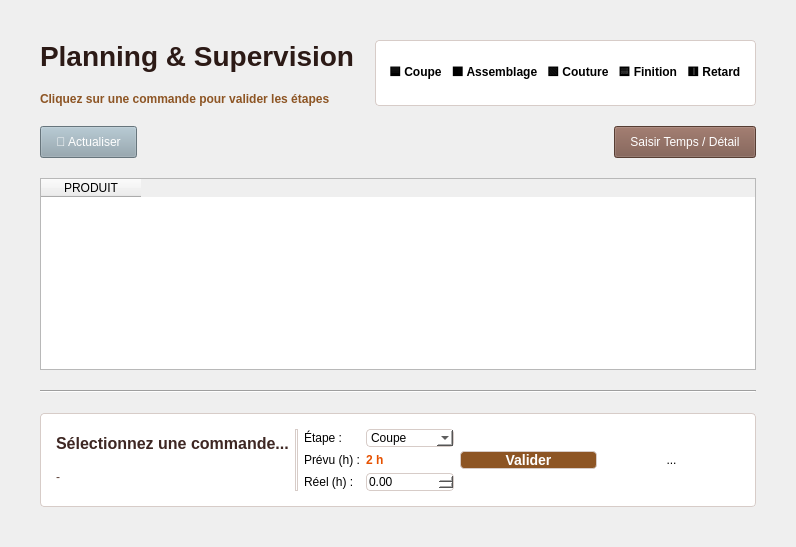
      <widget class="QWidget" name="page_fab_list">
       <layout class="QVBoxLayout" name="vl_f">
        <property name="spacing">
         <number>20</number>
        </property>
        <property name="leftMargin">
         <number>40</number>
        </property>
        <property name="topMargin">
         <number>40</number>
        </property>
        <property name="rightMargin">
         <number>40</number>
        </property>
        <property name="bottomMargin">
         <number>40</number>
        </property>
        <item>
         <layout class="QHBoxLayout" name="hl_f_top">
          <item>
           <layout class="QVBoxLayout" name="vl_titre_f">
            <item>
             <widget class="QLabel" name="l_tf">
              <property name="styleSheet">
               <string>font-size: 28px; font-weight: bold; color:#2c1a16;</string>
              </property>
              <property name="text">
               <string>Planning &amp; Supervision</string>
              </property>
             </widget>
            </item>
            <item>
             <widget class="QLabel" name="l_sub_f">
              <property name="styleSheet">
               <string>color: #8d5524; font-weight: 600;</string>
              </property>
              <property name="text">
               <string>Cliquez sur une commande pour valider les étapes</string>
              </property>
             </widget>
            </item>
           </layout>
          </item>
          <item>
           <spacer name="hs_f1">
            <property name="orientation">
             <enum>Qt::Orientation::Horizontal</enum>
            </property>
            <property name="sizeHint" stdset="0">
             <size>
              <width>0</width>
              <height>0</height>
             </size>
            </property>
           </spacer>
          </item>
          <item>
           <widget class="QLabel" name="l_legende_colors">
            <property name="styleSheet">
             <string>font-weight: bold; background: white; padding: 10px; border: 1px solid #d7ccc8; border-radius: 4px;</string>
            </property>
            <property name="text">
             <string>🟦 Coupe   🟧 Assemblage   🟩 Couture   🟨 Finition   🟥 Retard</string>
            </property>
           </widget>
          </item>
         </layout>
        </item>
        <item>
         <layout class="QHBoxLayout" name="hl_tools_timeline">
          <item>
           <widget class="QPushButton" name="btn_refresh_timeline">
            <property name="styleSheet">
             <string>background-color: #90a4ae; color: white; padding: 8px 15px;</string>
            </property>
            <property name="text">
             <string>🔄 Actualiser</string>
            </property>
           </widget>
          </item>
          <item>
           <spacer name="hs_f2">
            <property name="orientation">
             <enum>Qt::Orientation::Horizontal</enum>
            </property>
            <property name="sizeHint" stdset="0">
             <size>
              <width>0</width>
              <height>0</height>
             </size>
            </property>
           </spacer>
          </item>
          <item>
           <widget class="QPushButton" name="btn_saisie_detail">
            <property name="styleSheet">
             <string>background-color: #795548; color: white; padding: 8px 15px;</string>
            </property>
            <property name="text">
             <string>Saisir Temps / Détail</string>
            </property>
           </widget>
          </item>
         </layout>
        </item>
        <item>
         <widget class="QTableWidget" name="tableTimeline">
          <attribute name="verticalHeaderVisible">
           <bool>false</bool>
          </attribute>
          <column>
           <property name="text">
            <string>PRODUIT</string>
           </property>
          </column>
         </widget>
        </item>
        <item>
         <widget class="Line" name="line_sep_fab">
          <property name="styleSheet">
           <string>color: #d7ccc8;</string>
          </property>
          <property name="orientation">
           <enum>Qt::Orientation::Horizontal</enum>
          </property>
         </widget>
        </item>
        <item>
         <widget class="QFrame" name="frame_supervision">
          <property name="styleSheet">
           <string>background-color: #fff; border: 1px solid #d7ccc8; border-radius: 4px;</string>
          </property>
          <layout class="QHBoxLayout" name="hl_sup">
           <property name="margin" stdset="0">
            <number>15</number>
           </property>
           <item>
            <layout class="QVBoxLayout" name="vl_sup_info">
             <item>
              <widget class="QLabel" name="lbl_sel_cmd_title">
               <property name="styleSheet">
                <string>font-size: 16px; font-weight: bold; color: #3e2723; border:none;</string>
               </property>
               <property name="text">
                <string>Sélectionnez une commande...</string>
               </property>
              </widget>
             </item>
             <item>
              <widget class="QLabel" name="lbl_sel_cmd">
               <property name="styleSheet">
                <string>color: #5d4037; border:none;</string>
               </property>
               <property name="text">
                <string>-</string>
               </property>
              </widget>
             </item>
            </layout>
           </item>
           <item>
            <widget class="Line" name="line_sup">
             <property name="orientation">
              <enum>Qt::Orientation::Vertical</enum>
             </property>
            </widget>
           </item>
           <item>
            <layout class="QFormLayout" name="fl_sup_saisie">
             <item row="0" column="0">
              <widget class="QLabel" name="l_et">
               <property name="styleSheet">
                <string>border:none;</string>
               </property>
               <property name="text">
                <string>Étape :</string>
               </property>
              </widget>
             </item>
             <item row="0" column="1">
              <widget class="QComboBox" name="cb_etape_suivi">
               <item>
                <property name="text">
                 <string>Coupe</string>
                </property>
               </item>
               <item>
                <property name="text">
                 <string>Assemblage</string>
                </property>
               </item>
               <item>
                <property name="text">
                 <string>Couture</string>
                </property>
               </item>
               <item>
                <property name="text">
                 <string>Finition</string>
                </property>
               </item>
              </widget>
             </item>
             <item row="1" column="0">
              <widget class="QLabel" name="l_tp">
               <property name="styleSheet">
                <string>border:none;</string>
               </property>
               <property name="text">
                <string>Prévu (h) :</string>
               </property>
              </widget>
             </item>
             <item row="1" column="1">
              <widget class="QLabel" name="lbl_temps_prevu">
               <property name="styleSheet">
                <string>font-weight:bold; color:#e65100; border:none;</string>
               </property>
               <property name="text">
                <string>2 h</string>
               </property>
              </widget>
             </item>
             <item row="2" column="0">
              <widget class="QLabel" name="l_tr">
               <property name="styleSheet">
                <string>border:none;</string>
               </property>
               <property name="text">
                <string>Réel (h) :</string>
               </property>
              </widget>
             </item>
             <item row="2" column="1">
              <widget class="QDoubleSpinBox" name="sb_temps_reel_input"/>
             </item>
            </layout>
           </item>
           <item>
            <widget class="QPushButton" name="btn_valider_etape">
             <property name="styleSheet">
              <string>background-color: #8d5524; color: white; font-weight: bold; font-size: 14px; border-radius: 4px;</string>
             </property>
             <property name="text">
              <string>Valider</string>
             </property>
            </widget>
           </item>
           <item>
            <widget class="QLabel" name="lbl_resultat_delta">
             <property name="styleSheet">
              <string>border:none;</string>
             </property>
             <property name="text">
              <string>...</string>
             </property>
             <property name="alignment">
              <set>Qt::AlignmentFlag::AlignCenter</set>
             </property>
            </widget>
           </item>
          </layout>
         </widget>
        </item>
       </layout>
      </widget>
